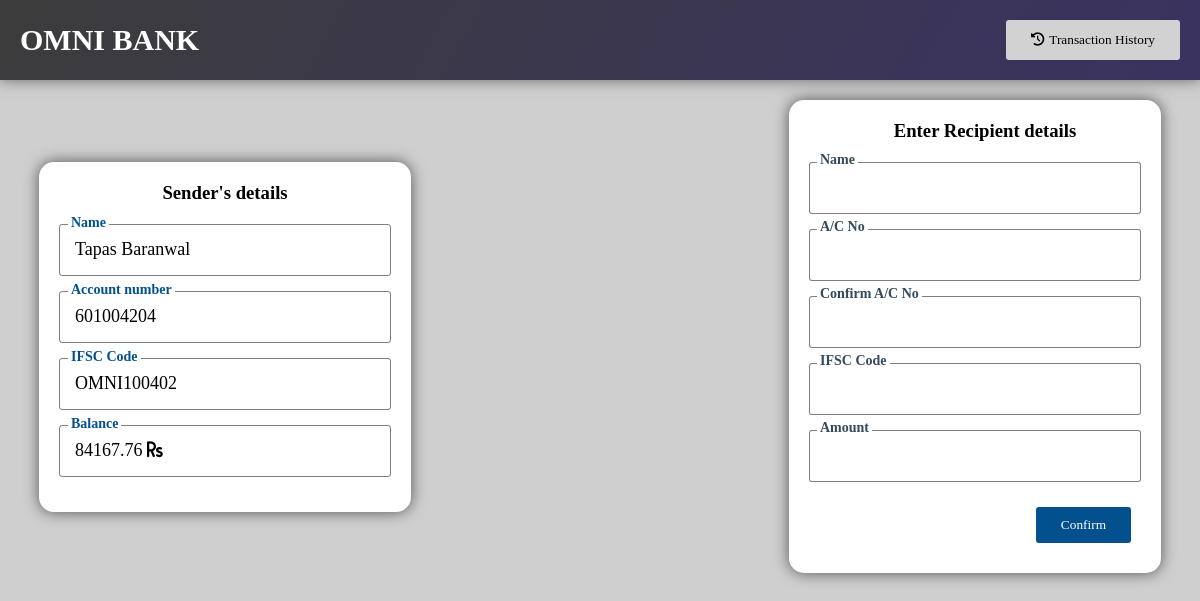
Page /transaction.php?c_id=4 on the committed database.
### tables this page shows
CREATE TABLE `customers` (
  `customer_id` int(100) NOT NULL,
  `name` varchar(50) NOT NULL,
  `account_num` varchar(20) NOT NULL,
  `IFSC_Code` varchar(10) NOT NULL,
  `email` varchar(40) NOT NULL,
  `contact_num` varchar(15) NOT NULL,
  `location` varchar(30) NOT NULL,
  `State` varchar(20) NOT NULL,
  `current_balance` double NOT NULL
);

### transaction.php (the view, shortened to what this page needs)
<?php
    require_once("connection.php");
    $name = '';
    $recipient_account_num = '';
    if(isset($_GET['c_id'])){
        $customer_id = $_GET['c_id'];
        $sql = "SELECT name, account_num, IFSC_Code, current_balance FROM customers WHERE customer_id='$customer_id'";
        $result = $conn->query($sql);
        if($result->num_rows == 1){
            $row = $result->fetch_assoc();
            $sender_name = $row['name'];
            $sender_acc_num = $row['account_num'];
            $sender_ifsc_code = $row['IFSC_Code'];
            $sender_balance = $row['current_balance'];
        }
        else {
            header('Location: index.php');
            $_SESSION['message'] = 'Invalid customer ID';
            $_SESSION['message-css'] = 'error-msg';
            exit;
        }
    }
    else{
        $_SESSION['message'] = 'Invalid customer ID';
        $_SESSION['message-css'] = 'error-msg';
        header('Location: index.php');
        exit;
    }
?>
<!DOCTYPE html>
<html lang="en">
<head>
    <link rel="stylesheet" href="public/CSS/styles.css">
</head>
<body>
    <?php require 'includes/header.php'; ?>
        <div class="flex-row mt-20px pb-50px">
            <div class="child">
                <div class="flex-col trans-card z-index-10 shadow">
                    <h3 class="mb-20px t-c">
                        Sender's details
                    </h3>
                    <div class="sender-detail">
                        <label>Name </label>
                        <div><?php echo $sender_name; ?></div>
                    </div>
                    <div class="sender-detail">
                        <label>Account number </label>
                        <div><?php echo $sender_acc_num; ?></div>
                    </div>
                    <div class="sender-detail">
                        <label>IFSC Code </label>
                        <div><?php echo $sender_ifsc_code; ?></div>
                    </div>
                    <div class="sender-detail">
                        <label>Balance </label>
                        <div><?php echo $sender_balance; ?> <i class="fas fa-rupee-sign"></i></div>
                    </div>
                </div>
            </div>
            <div class="partition">
                <?php require 'includes/transfer-animation.php'; ?>
            </div>
            <div class="child">
                <div class="flex-col trans-card z-index-10 shadow">
                    <h3 class="mb-20px ml-20px t-c">
                    Enter Recipient details
                    </h3>
                    <form id="transaction-form" action="" method="post" class="form">
                        <div class="input-container">
                            <label for="name" >Name </label>
                            <input class="transaction-input" type="text" name="name" class="input" value="<?php echo $name; ?>">
                        </div>
                        <div class="input-container">
                            <label for="account_num">A/C No </label>
                            <input class="transaction-input" type="number" name="account_num" class="input" value="<?php echo $recipient_account_num; ?>">
                        </div>
                        <div class="input-container">
                            <label for="c_account_num">Confirm A/C No </label>
                            <input class="transaction-input" type="number" name="c_account_num" class="input" >
                        </div>
                        <div class="input-container">
                            <label for="ifsc_code">IFSC Code </label>
                            <input class="transaction-input" type="text" name="ifsc_code" class="input" >
                        </div>
                        <div class="input-container">
                            <label for="amount">Amount </label>
                            <input class="transaction-input" type="number" step="0.000001" name="amount" class="input" >
                        </div>
                        <div class="button-container">
                            <button id="make-transaction-btn" type="submit" class="button">Confirm</button>
                        </div>
                    </form>
                </div>
            </div>
        </div>
</body>
</html>

### Public/CSS/styles.css (style rules this page uses)
* { margin: 0; padding: 0; font-family: -webkit-pictograph; }
.child { flex: 1; display: flex; flex-direction: column; align-items: center; justify-content: center; }
.trans-card { background: white; border-radius: 15px; margin: 0px 35px; padding: 20PX; }
form { background: white; }
.input-container { position: relative; margin-bottom: 15px; }
.input-container > input { border : 0.5px solid rgba(0,0,0,0.5); border-radius: 3px; height: 50px; padding : 0px 15px; width: 300px; font-size : 18px; }
.input-container > label { position: absolute; left : 8px; top : -10px; background: white; padding : 0px 3px; color : #34495e; transition: 400ms; font-size: 14px; font-weight: 600; }
.sender-detail { display: flex; justify-content: flex-start; align-items: center; border : 0.5px solid rgba(0,0,0,0.5); border-radius: 3px; height: 50px; padding : 0px 15px; width: 300px; font-size : 18px; position: relative; margin-bottom: 15px; }
.sender-detail > label { position: absolute; left : 8px; top : -10px; background: white; padding : 0px 3px; color : rgb(2 80 142); transition: 400ms; font-size: 14px; font-weight: 600; }
.button-container { display: flex; justify-content: flex-end; }
.button { padding: 10px 25px; border-radius: 3px; border: none; background: rgb(2 80 142); color: white; margin: 10px; }
.partition { display: flex; color: #ffffff; }
.shadow { box-shadow: 0px 0px 15px 0px rgb(0 0 0 / 60%); }
input[type=number] { -moz-appearance: textfield; }
.flex-row { display: flex; flex-direction: row; }
.flex-col { display: flex; flex-direction: column; }
.mb-20px { margin-bottom: 20px; }
.mt-20px { margin-top: 20px; }
.ml-20px { margin-left: 20px; }
.pb-50px { padding-bottom: 50px; }
.t-c { text-align: center; }
.z-index-10 { z-index: 10; }

### transaction.php (style rules this page uses)
body { background: rgb(207 207 207); }

### rows in the picture
customers: name "Tapas Baranwal", account_num "601004204", IFSC_Code "OMNI100402", current_balance "84167.76"
